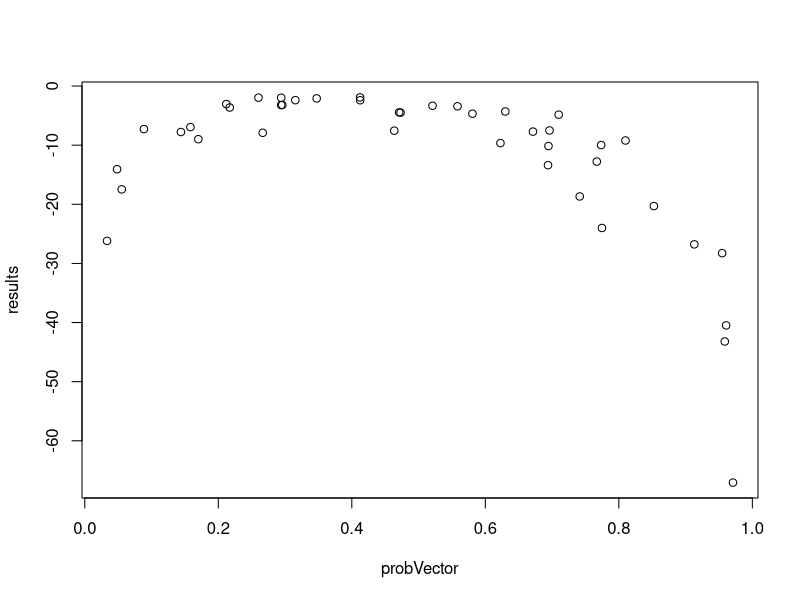
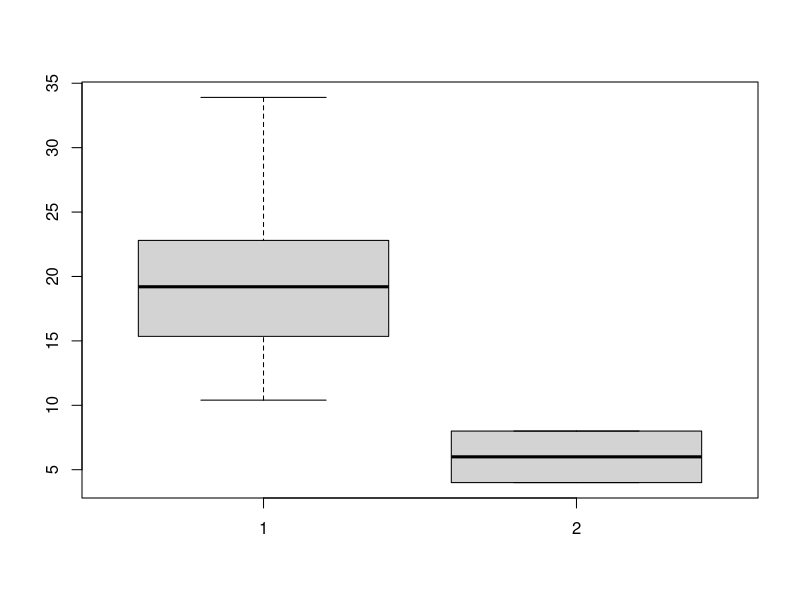
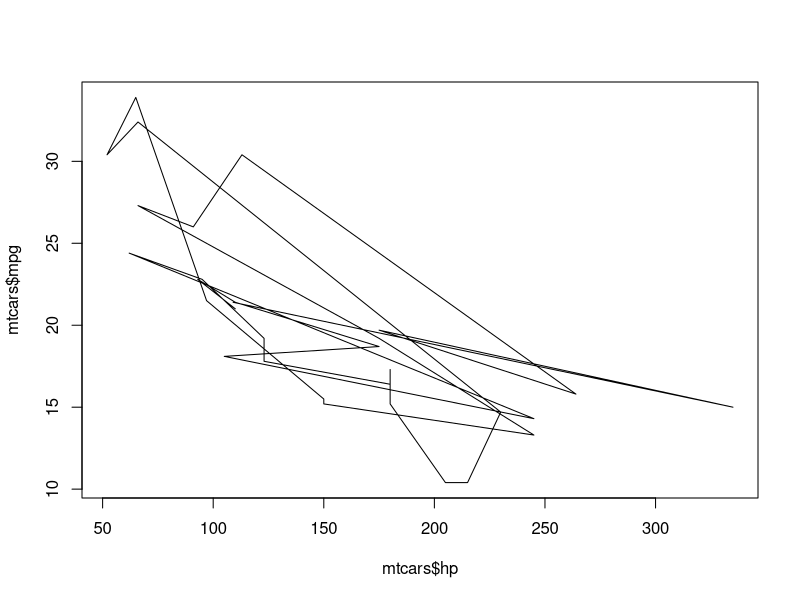

The R source for these figures, in order:
## ---- chunk 1
knitr::opts_chunk$set(echo = TRUE)
## ---- chunk 2
shots = c(
  8, 5, 12, 11, 12, 8, 6, 7, 11, 7, 11, 13, 15,
  12, 17, 12, 9, 15, 8, 11, 11, 13, 10, 8, 12, 12, 11,
  13, 12, 14, 9, 11, 13, 10, 10, 12, 13, 10, 15, 12, 15, 12
)
## ---- chunk 3
f1 = function(p,element){
  x= dbinom(x=element,30,p)
  result = log(x)
  result
}
## ---- chunk 4
#Използвам runif за редица между 0 и 1
probVector = runif(n=length(shots))
results = c()
for (i in 1:length(shots)) {
  prob = f1(probVector[i],shots[i])
  results  = append(results,prob)
  print(results[i])
}
## ---- chunk 5
#Използвам plot с type="p", защото пресъздава scatter plot
plot(x = probVector, y = results, type="p")
## ---- chunk 6
theBestProb = function(probVector, probs){
  resultP = probVector[which.max(probs)]
  resultP
}
theBestProb(probVector,results)
## ---- chunk 7
cars = mtcars[1:5, ]
## ---- chunk 8
maxHpCarF = function(){
  maxHpCar = mtcars$hp[which.max(mtcars$hp)]
  MaxHpCarName = rownames(mtcars)[which.max(mtcars$hp)]
  result = paste(MaxHpCarName," : ")
  result = paste(result,maxHpCar)
  result = paste(result,"hp")
  result
}
maxHpCarF()
## ---- chunk 9
#Top 5 lighter cars
topFiveLighter = function(){
  o = order(mtcars$wt, decreasing = F)
  lightCars = mtcars$wt[o][1:5]
  lightCarsName = rownames(mtcars[o, ])[1:5]
  for (i in 1:5) {
    r = paste(lightCarsName[i], " --> ")
    r = paste(r, lightCars[i])
    print(r)
  }
  
}
topFiveLighter()
## ---- chunk 10
boxplot(mtcars$mpg,mtcars$cyl)
## ---- chunk 11
plot(mtcars$hp, mtcars$mpg,type = "l")
#Корелация:
cor(mtcars$hp,mtcars$mpg)
## ---- chunk 12
getTop20PercentHp = function(topPercent){
  result = quantile(mtcars$hp,1-(topPercent/100))
  result  = paste(result,"hp")
  result
}
getTop20PercentHp(20)
## ---- chunk 13
getPercentOfLowerThanSomeHp  = function(s){
  lowerThanS = length(mtcars$hp[mtcars$hp<=s])
  allCars = length(mtcars$hp)
  result = lowerThanS/allCars *100
  result  = paste(result,"%")
  result
}
getPercentOfLowerThanSomeHp(100)
## ---- chunk 14
#P(mtcars$cyl = 8 | mtcars$gear = 5) = ?
prop.table(table(mtcars$cyl,mtcars$gear),2)[3,3]
## ---- chunk 15
countBubbleGums = function(){
  minSizeOfGums = 20
  isOk = FALSE
  while(!isOk){
    count = sample(1:20,size = minSizeOfGums,replace = T)
    filteredGums = unique(count)
    if(length(filteredGums)==20){
      isOk = TRUE
    }
    else{
      minSizeOfGums = minSizeOfGums + 1
    }
  }
  minSizeOfGums
}
print(countBubbleGums())
